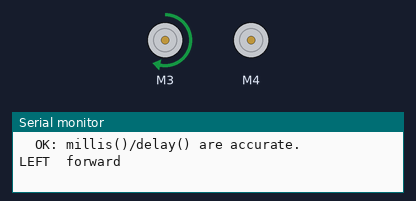
Recording of a sketch running on a simulated Arduino Uno, built with avr-gcc and run on an emulated ATmega328P. Parts: 2 × DC motor (green arrow = forward, orange = backward, longer = faster), the last lines printed to the serial monitor.

Above: at 1.7 s.
At 6.2 s:
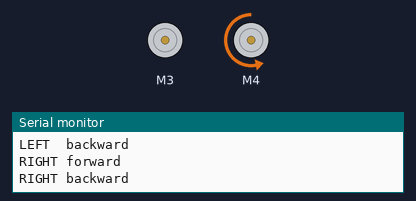
At 9.9 s:
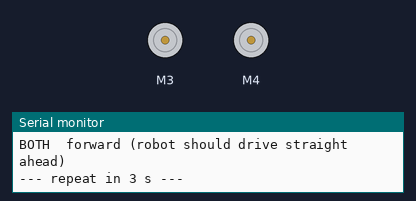
At 13.7 s:
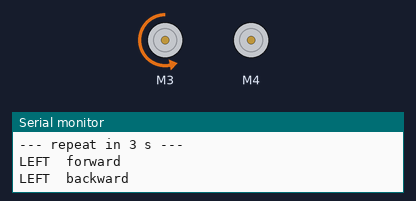
Timing chart, 0 to 14.9 s (numbered marks = the images above):
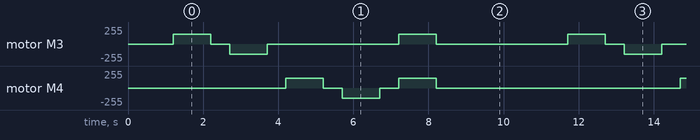

Measured:
- by itself, motor M3: repeats every 10.5 s: stopped 0.50 s, backward 150/255 1.0 s, 2 × (stopped 3.5 s, forward 150/255 1.0 s)
- by itself, motor M4: repeats every 10.5 s: stopped 0.50 s, backward 150/255 1.0 s, stopped 0.50 s, forward 150/255 1.0 s, stopped 6.5 s, forward 150/255 1.0 s

The sketch:

motor_test.ino
```cpp
/*
 * motor_test.ino  --  check motor wiring and timer settings BEFORE running the follower
 * Lift the robot so the wheels are off the ground. Open Serial Monitor at 115200 baud.
 *
 * Part 1: timer check. Ports 3/4 share Timer0 with millis()/delay(). A wrong PWM
 *         frequency constant makes timing run far too fast. This measures it.
 * Part 2: runs each wheel forward and backward, then both forward.
 *         If a wheel turns the wrong way, set LEFT_INVERT / RIGHT_INVERT in line_follower.ino.
 */
#include <AFMotor.h>

#define LEFT_PORT   3
#define RIGHT_PORT  4
#if LEFT_PORT <= 2
  #define LEFT_PWM_FREQ  MOTOR12_64KHZ
#else
  #define LEFT_PWM_FREQ  MOTOR34_1KHZ
#endif
#if RIGHT_PORT <= 2
  #define RIGHT_PWM_FREQ MOTOR12_64KHZ
#else
  #define RIGHT_PWM_FREQ MOTOR34_1KHZ
#endif

AF_DCMotor leftMotor(LEFT_PORT,   LEFT_PWM_FREQ);
AF_DCMotor rightMotor(RIGHT_PORT, RIGHT_PWM_FREQ);

const int TEST_SPEED = 150;

void runStep(const __FlashStringHelper *name, int l, int r) {
  Serial.println(name);
  leftMotor.setSpeed(abs(l));
  rightMotor.setSpeed(abs(r));
  leftMotor.run(l == 0 ? RELEASE : (l > 0 ? FORWARD : BACKWARD));
  rightMotor.run(r == 0 ? RELEASE : (r > 0 ? FORWARD : BACKWARD));
  delay(1000);
  leftMotor.run(RELEASE);
  rightMotor.run(RELEASE);
  delay(500);
}

void setup() {
  Serial.begin(115200);

  // Part 1: 200 x 1000 us of cycle-counted delay = 200 ms of real time.
  unsigned long t0 = millis();
  for (int i = 0; i < 200; i++) delayMicroseconds(1000);
  unsigned long dt = millis() - t0;
  Serial.print(F("Timer check: millis() advanced "));
  Serial.print(dt);
  Serial.println(F(" ms for ~200 ms of real time"));
  if (dt >= 180 && dt <= 230) {
    Serial.println(F("  OK: millis()/delay() are accurate."));
  } else {
    Serial.println(F("  PROBLEM: timing is off. Check the PWM frequency constants (use MOTOR34_1KHZ on ports 3/4)."));
  }
  delay(1000);
}

void loop() {
  runStep(F("LEFT  forward"),  TEST_SPEED, 0);
  runStep(F("LEFT  backward"), -TEST_SPEED, 0);
  runStep(F("RIGHT forward"),  0, TEST_SPEED);
  runStep(F("RIGHT backward"), 0, -TEST_SPEED);
  runStep(F("BOTH  forward (robot should drive straight ahead)"), TEST_SPEED, TEST_SPEED);
  Serial.println(F("--- repeat in 3 s ---"));
  delay(3000);
}
```
